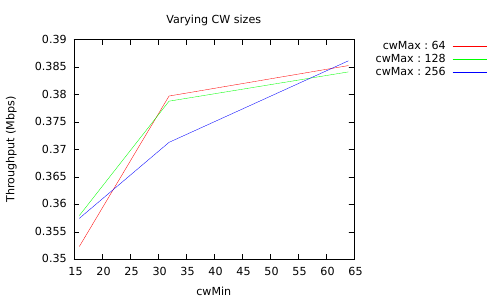

Generate this figure with gnuplot:
set terminal pdf
set output "cwExpt.pdf"
set title "Varying CW sizes"

set xlabel 'cwMin'
set ylabel 'Throughput (Mbps)'
set key outside
plot "-"  title "cwMax : 64" with lines, "-"  title "cwMax : 128" with lines, "-"  title "cwMax : 256" with lines
16 0.352373
32 0.379721
64 0.385253
e
16 0.358
32 0.378781
64 0.384104
e
16 0.357475
32 0.371292
64 0.386107
e
